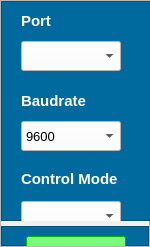
              <widget class="QFrame" name="serial_right_frame">
               <property name="minimumSize">
                <size>
                 <width>150</width>
                 <height>0</height>
                </size>
               </property>
               <property name="maximumSize">
                <size>
                 <width>20</width>
                 <height>16777215</height>
                </size>
               </property>
               <property name="frameShape">
                <enum>QFrame::StyledPanel</enum>
               </property>
               <property name="frameShadow">
                <enum>QFrame::Raised</enum>
               </property>
               <layout class="QVBoxLayout" name="verticalLayout_4">
                <property name="spacing">
                 <number>5</number>
                </property>
                <property name="leftMargin">
                 <number>0</number>
                </property>
                <property name="topMargin">
                 <number>0</number>
                </property>
                <property name="rightMargin">
                 <number>0</number>
                </property>
                <property name="bottomMargin">
                 <number>0</number>
                </property>
                <item>
                 <widget class="QFrame" name="custom_frame">
                  <property name="minimumSize">
                   <size>
                    <width>150</width>
                    <height>220</height>
                   </size>
                  </property>
                  <property name="maximumSize">
                   <size>
                    <width>16777215</width>
                    <height>16777215</height>
                   </size>
                  </property>
                  <property name="styleSheet">
                   <string notr="true">background-color: rgb(0, 106, 159);</string>
                  </property>
                  <property name="frameShape">
                   <enum>QFrame::StyledPanel</enum>
                  </property>
                  <property name="frameShadow">
                   <enum>QFrame::Raised</enum>
                  </property>
                  <widget class="QLabel" name="lb_port">
                   <property name="geometry">
                    <rect>
                     <x>20</x>
                     <y>10</y>
                     <width>50</width>
                     <height>20</height>
                    </rect>
                   </property>
                   <property name="font">
                    <font>
                     <pointsize>11</pointsize>
                     <weight>75</weight>
                     <bold>true</bold>
                    </font>
                   </property>
                   <property name="styleSheet">
                    <string notr="true">color: rgb(255, 255, 255);</string>
                   </property>
                   <property name="text">
                    <string>Port</string>
                   </property>
                  </widget>
                  <widget class="QComboBox" name="cbb_port">
                   <property name="geometry">
                    <rect>
                     <x>20</x>
                     <y>40</y>
                     <width>100</width>
                     <height>30</height>
                    </rect>
                   </property>
                   <property name="font">
                    <font>
                     <pointsize>10</pointsize>
                    </font>
                   </property>
                   <property name="styleSheet">
                    <string notr="true">background-color: rgb(255, 255, 255);</string>
                   </property>
                  </widget>
                  <widget class="QLabel" name="lb_baud">
                   <property name="geometry">
                    <rect>
                     <x>20</x>
                     <y>90</y>
                     <width>100</width>
                     <height>20</height>
                    </rect>
                   </property>
                   <property name="font">
                    <font>
                     <pointsize>11</pointsize>
                     <weight>75</weight>
                     <bold>true</bold>
                    </font>
                   </property>
                   <property name="styleSheet">
                    <string notr="true">color: rgb(255, 255, 255);</string>
                   </property>
                   <property name="text">
                    <string>Baudrate</string>
                   </property>
                  </widget>
                  <widget class="QComboBox" name="cbb_baud">
                   <property name="geometry">
                    <rect>
                     <x>20</x>
                     <y>120</y>
                     <width>100</width>
                     <height>30</height>
                    </rect>
                   </property>
                   <property name="font">
                    <font>
                     <pointsize>10</pointsize>
                    </font>
                   </property>
                   <property name="styleSheet">
                    <string notr="true">background-color: rgb(255, 255, 255);</string>
                   </property>
                   <item>
                    <property name="text">
                     <string>9600</string>
                    </property>
                   </item>
                   <item>
                    <property name="text">
                     <string>115200</string>
                    </property>
                   </item>
                  </widget>
                  <widget class="QLabel" name="lb_control_mode">
                   <property name="geometry">
                    <rect>
                     <x>20</x>
                     <y>170</y>
                     <width>120</width>
                     <height>16</height>
                    </rect>
                   </property>
                   <property name="font">
                    <font>
                     <pointsize>11</pointsize>
                     <weight>75</weight>
                     <bold>true</bold>
                    </font>
                   </property>
                   <property name="styleSheet">
                    <string notr="true">color: rgb(255, 255, 255);</string>
                   </property>
                   <property name="text">
                    <string>Control Mode</string>
                   </property>
                  </widget>
                  <widget class="QComboBox" name="cbb_control_mode">
                   <property name="geometry">
                    <rect>
                     <x>20</x>
                     <y>200</y>
                     <width>100</width>
                     <height>30</height>
                    </rect>
                   </property>
                   <property name="font">
                    <font>
                     <pointsize>10</pointsize>
                    </font>
                   </property>
                   <property name="styleSheet">
                    <string notr="true">background-color: rgb(255, 255, 255);</string>
                   </property>
                   <item>
                    <property name="text">
                     <string/>
                    </property>
                   </item>
                   <item>
                    <property name="text">
                     <string>Auto</string>
                    </property>
                   </item>
                   <item>
                    <property name="text">
                     <string>Manual</string>
                    </property>
                   </item>
                  </widget>
                 </widget>
                </item>
                <item>
                 <widget class="QFrame" name="connect_frame">
                  <property name="minimumSize">
                   <size>
                    <width>0</width>
                    <height>20</height>
                   </size>
                  </property>
                  <property name="maximumSize">
                   <size>
                    <width>16777215</width>
                    <height>200</height>
                   </size>
                  </property>
                  <property name="styleSheet">
                   <string notr="true">background-color: rgb(0, 106, 159);</string>
                  </property>
                  <property name="frameShape">
                   <enum>QFrame::StyledPanel</enum>
                  </property>
                  <property name="frameShadow">
                   <enum>QFrame::Raised</enum>
                  </property>
                  <widget class="QPushButton" name="pbtn_connect">
                   <property name="geometry">
                    <rect>
                     <x>25</x>
                     <y>10</y>
                     <width>100</width>
                     <height>35</height>
                    </rect>
                   </property>
                   <property name="font">
                    <font>
                     <pointsize>10</pointsize>
                     <weight>75</weight>
                     <bold>true</bold>
                    </font>
                   </property>
                   <property name="styleSheet">
                    <string notr="true">background-color: rgb(0, 255, 0);
color: rgb(255, 255, 255);</string>
                   </property>
                   <property name="text">
                    <string>Connect</string>
                   </property>
                  </widget>
                  <widget class="QPushButton" name="pbtn_disconnect">
                   <property name="geometry">
                    <rect>
                     <x>25</x>
                     <y>60</y>
                     <width>100</width>
                     <height>35</height>
                    </rect>
                   </property>
                   <property name="font">
                    <font>
                     <pointsize>10</pointsize>
                     <weight>75</weight>
                     <bold>true</bold>
                    </font>
                   </property>
                   <property name="styleSheet">
                    <string notr="true">background-color: rgb(255, 0, 0);
color: rgb(255, 255, 255);</string>
                   </property>
                   <property name="text">
                    <string>Disconect</string>
                   </property>
                  </widget>
                  <widget class="QPushButton" name="pbtn_pause">
                   <property name="geometry">
                    <rect>
                     <x>25</x>
                     <y>110</y>
                     <width>100</width>
                     <height>35</height>
                    </rect>
                   </property>
                   <property name="font">
                    <font>
                     <pointsize>10</pointsize>
                     <weight>75</weight>
                     <bold>true</bold>
                    </font>
                   </property>
                   <property name="styleSheet">
                    <string notr="true">background-color: rgb(222, 222, 0);
color: rgb(255, 255, 255);</string>
                   </property>
                   <property name="text">
                    <string>Pause</string>
                   </property>
                  </widget>
                  <widget class="QPushButton" name="pbtn_send">
                   <property name="geometry">
                    <rect>
                     <x>25</x>
                     <y>160</y>
                     <width>100</width>
                     <height>35</height>
                    </rect>
                   </property>
                   <property name="minimumSize">
                    <size>
                     <width>100</width>
                     <height>30</height>
                    </size>
                   </property>
                   <property name="maximumSize">
                    <size>
                     <width>200</width>
                     <height>16777215</height>
                    </size>
                   </property>
                   <property name="font">
                    <font>
                     <pointsize>10</pointsize>
                     <weight>75</weight>
                     <bold>true</bold>
                    </font>
                   </property>
                   <property name="styleSheet">
                    <string notr="true">background-color: rgb(0, 170, 255);
color: rgb(255, 255, 255);</string>
                   </property>
                   <property name="text">
                    <string>Send</string>
                   </property>
                  </widget>
                 </widget>
                </item>
               </layout>
              </widget>
